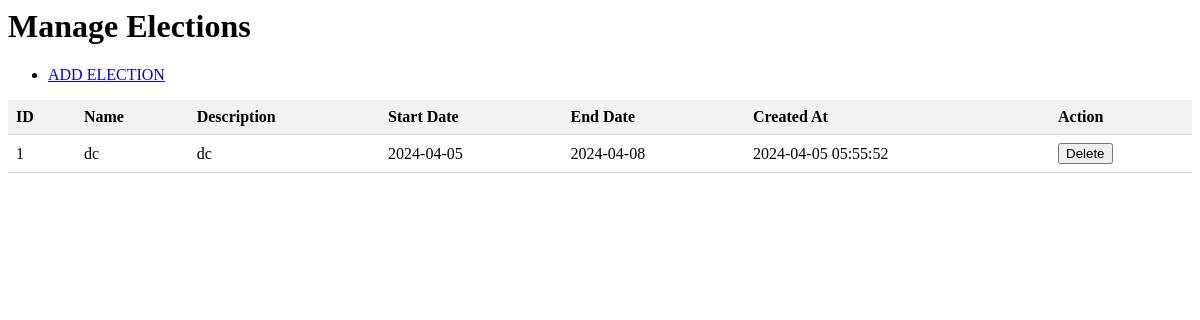
The page /manage_election.php on the database its author committed.
### tables this page shows
CREATE TABLE `election` (
  `id` int(11) NOT NULL,
  `name` varchar(255) DEFAULT NULL,
  `description` varchar(255) DEFAULT NULL,
  `start_date` date DEFAULT NULL,
  `end_date` date DEFAULT NULL,
  `created_at` timestamp NOT NULL DEFAULT current_timestamp()
);

### manage_election.php (the view, shortened to what this page needs)
<?php
require_once 'db_config.php';
$sql = "SELECT * FROM election";
$result = $conn->query($sql);
?>
<html>
<head>
    <link rel="stylesheet" href="manageelection.css">
</head>
<body>
    <h1>Manage Elections</h1>
    <ul>
        <li><a href="addelection.php">ADD ELECTION</a></li>
    </ul>
    <table>
        <tr>
            <th>ID</th>
            <th>Name</th>
            <th>Description</th>
            <th>Start Date</th>
            <th>End Date</th>
            <th>Created At</th>
            <th>Action</th>
        </tr>
        <?php
        while ($row = $result->fetch_assoc()) {
            echo "<tr>";
            echo "<td>".$row["id"]."</td>";
            echo "<td>".$row["name"]."</td>";
            echo "<td>".$row["description"]."</td>";
            echo "<td>".$row["start_date"]."</td>";
            echo "<td>".$row["end_date"]."</td>";
            echo "<td>".$row["created_at"]."</td>";
            echo "<td>
                    <form method='post' action='".$_SERVER["PHP_SELF"]."'>
                        <input type='hidden' name='delete_election_id' value='".$row["id"]."'>
                        <input type='submit' value='Delete'>
                    </form>
                  </td>";
            echo "</tr>";
        }
        ?>
    </table>
</body>
</html>

### manageelection.css (style rules this page uses)
h1 { margin-top: 0; }
table { width: 100%; border-collapse: collapse; }
th, td { padding: 8px; text-align: left; border-bottom: 1px solid #ddd; }
th { background-color: #f2f2f2; }
form { display: inline; margin: 0; padding: 0; }
input[type="submit"] { margin: 0; }

### rows shown on the page
election: id "1", name "dc", description "dc", start_date "2024-04-05", end_date "2024-04-08", created_at "2024-04-05 05:55:52"
